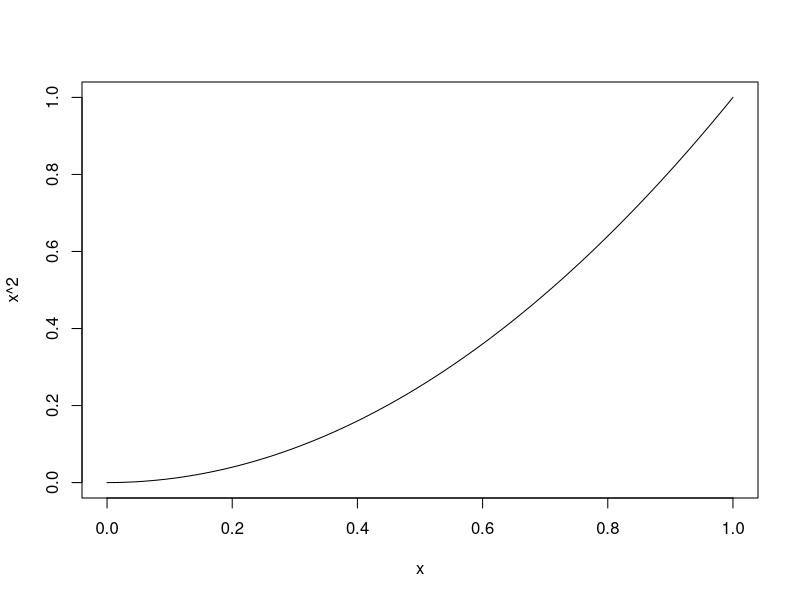
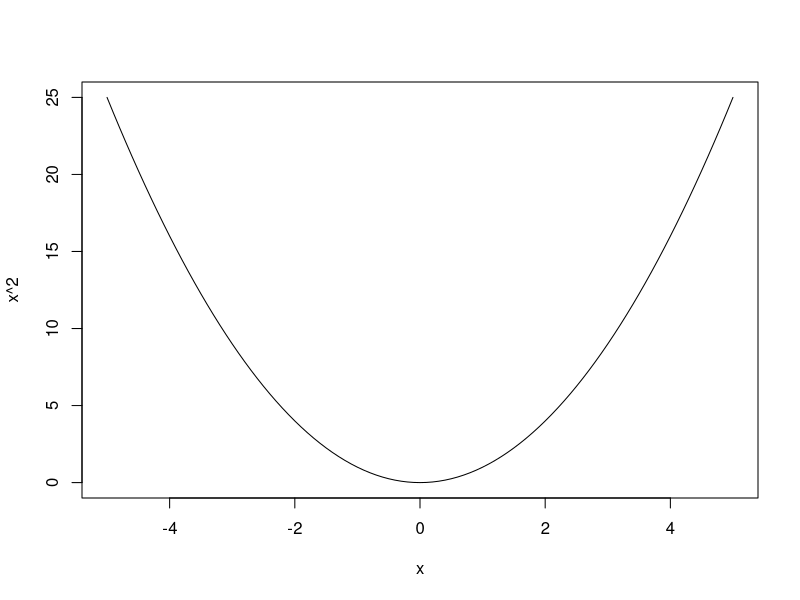
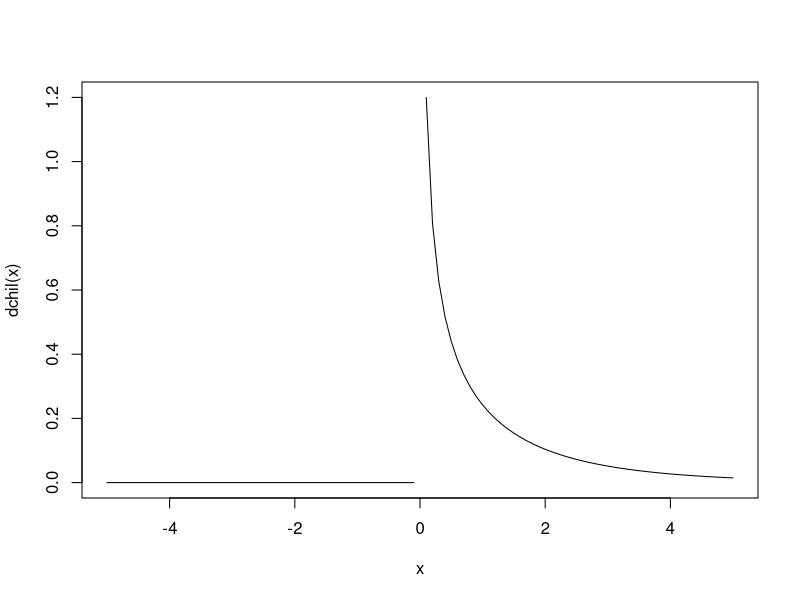
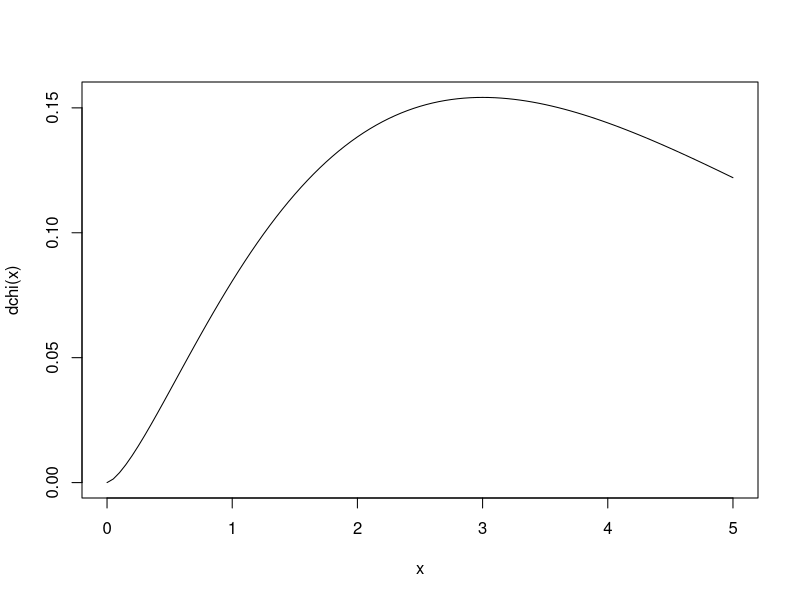
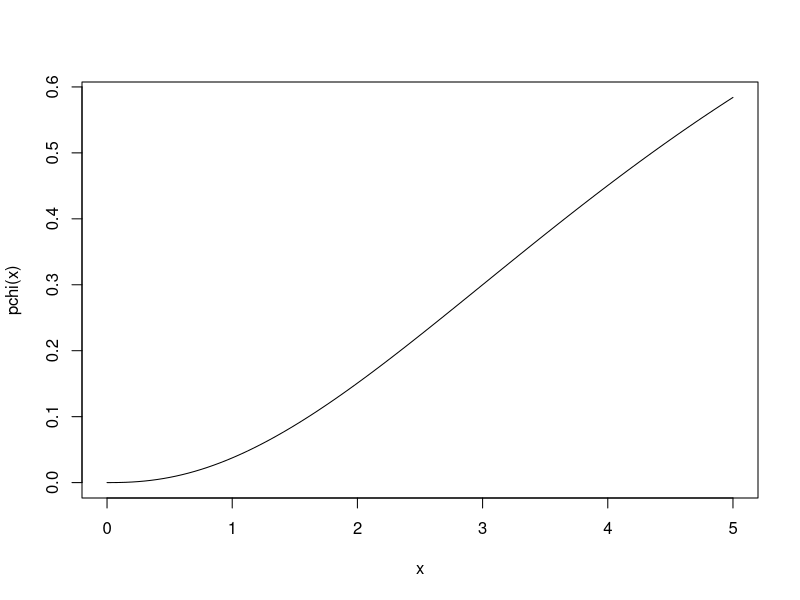
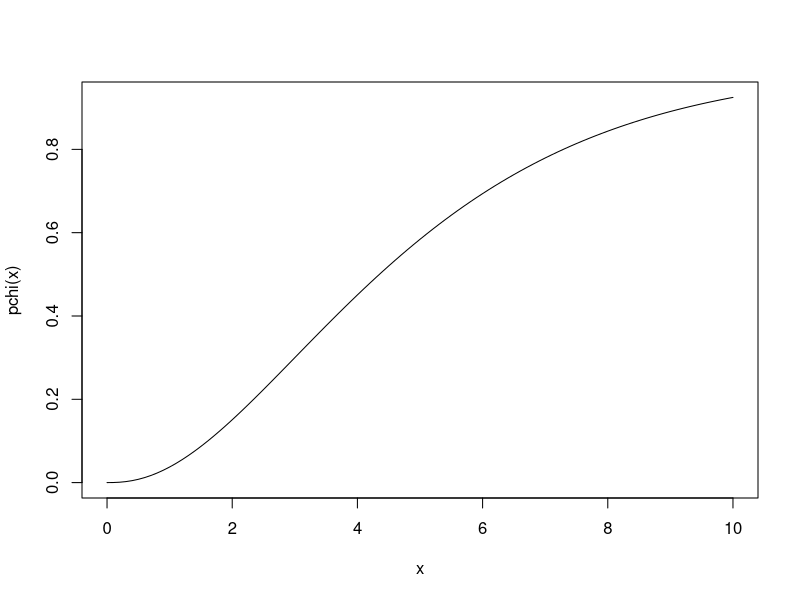
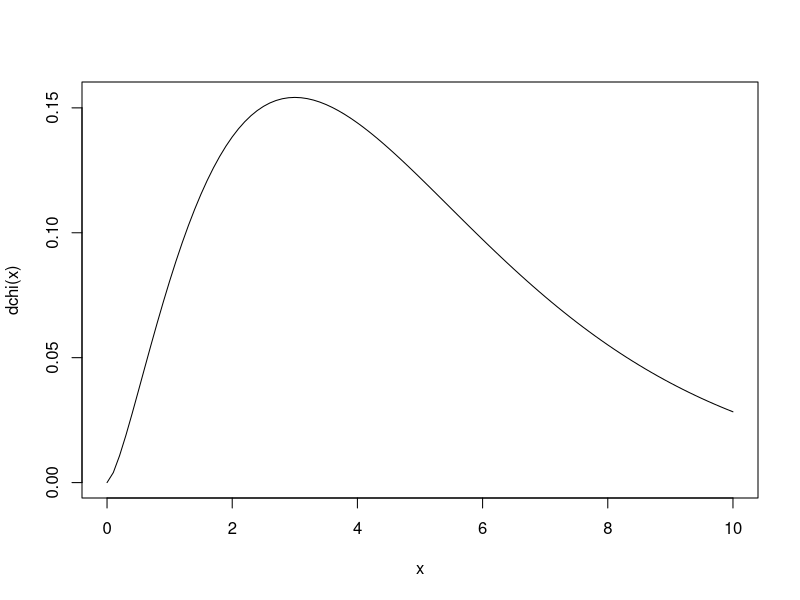

Write R code to recreate these figures, in order.
## ---- chunk 1


dchisq(x=2, df=1)
curve(x^2)
curve(x^2, from=-5, to=5)
dchil <- function(x){dchisq(x,df=1)}
dchil(2)
curve(dchil, from = -5, to = 5)
dchi <- function(x){dchisq(x, df = 5)}
dchi(5)

curve(dchi, from = 0, to = 5)

pchi <- function(x){return (pchisq(x, df = 5))}
curve(pchi, from=0, to=5)
curve(pchi, from=0, to=10)
curve(dchi, from=0, to=10)

print("cumulative density: keeps track of the ")

pchisq(q=10, df=5)
print("what is the chance we'll observe a statistic less than/ more extreme than this value(10) --> pvalue")

qchisq(p=0.95, df=5)



## ---- chunk 2
myV <- c()
for (i in 1:5) {
  myV[i] <- i
}
myV
## ---- chunk 3
#sample(myRandData, size = 100, replace = T)
## ---- chunk 4
myV <- c()
for (i in 1:5) {
#  tmp <- sample(myRandData, size = 100, replace = T)
#  myV[i] <- median(tmp)
}
